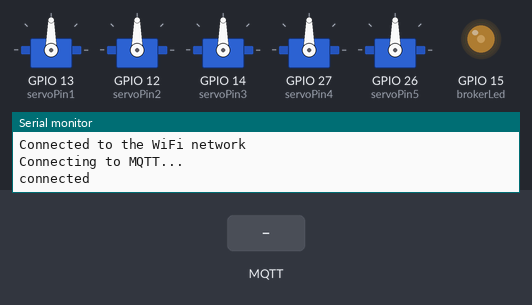
This sketch was run on a simulated ESP32. Parts: 5 × servo, output pins drawn as LEDs (lit = HIGH), the last lines printed to the serial monitor. Inputs (shaded band) come from the test bench. WiFi joins after 1.5 s; servers stay silent unless stated; no MQTT or app messages arrive unless stated.

Above: at 2.7 s.
2.8 s: MQTT message "1" arrives on the first subscribed topic
At 3.05 s:
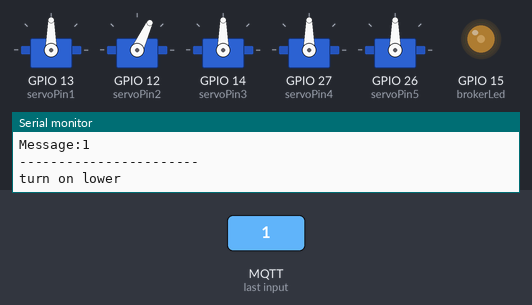
5.3 s: MQTT message "0" arrives on the first subscribed topic
At 5.7 s:
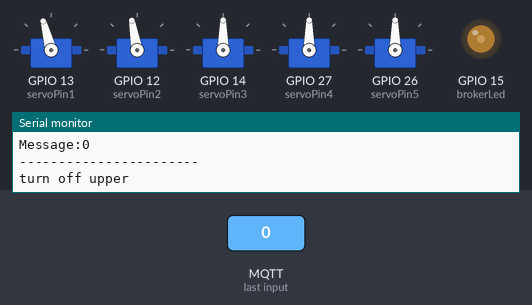
6.8 s: MQTT message "200" arrives on the first subscribed topic
At 8.0 s:
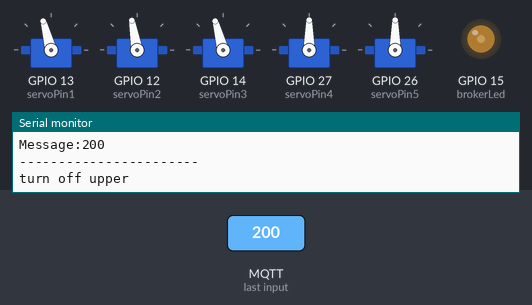
8.3 s: MQTT message "1" arrives on the first subscribed topic
At 8.55 s:
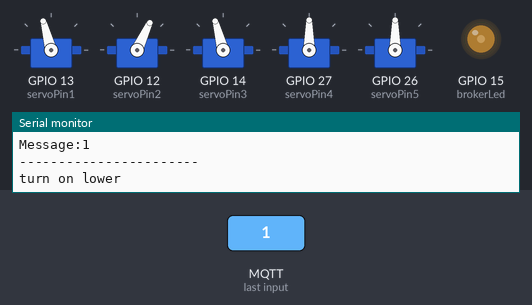
Timing chart, 0 to 11.3 s (numbered marks = the images above; inputs shaded):
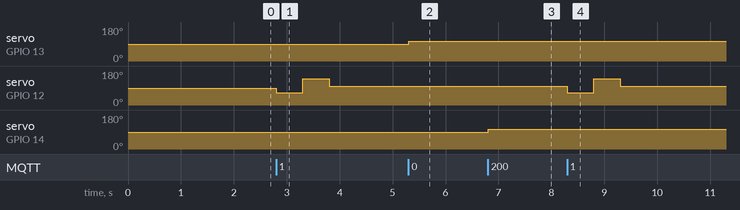

The sketch:

esp32code.ino
```cpp
  #include <WiFi.h>
  #include <PubSubClient.h>
  #include <ESP32Servo.h>

  WiFiClient espClient;
  PubSubClient client(espClient);

  const char TOPIC[9] = "switcher";
  const int TOTAL_NUMBER = 5;
  // servo motors and their working pins
  Servo servo1;
  Servo servo2;
  Servo servo3;
  Servo servo4;
  Servo servo5;

  Servo servos[5] = {servo1,servo2,servo3,servo4,servo5};

  const int servoPin1 = 13;
  const int servoPin2 = 12;
  const int servoPin3 = 14;
  const int servoPin4 = 27;
  const int servoPin5 = 26;

  int servoPins[5] = {servoPin1,servoPin2,servoPin3,servoPin4,servoPin5};

  // sensor pins
  int sens1 = 33;
  int sens2 = 32;
  int sens3 = 35;
  int sens4 = 34;
  int sens5 = 39;

  int sensors[] = {sens1,sens2,sens3,sens4,sens5};

  // the led which is turn on when esp is connected to the broker
  int brokerLed = 15;


  // wifi and broker data
  const char* ssid = "TP-LINK_5FEDE0";
  const char* password = "23604698";
  const char* mqttServer = "4.tcp.ngrok.io";
  const int mqttPort = 11716;
  const char* mqttUser = "junior";
  const char* mqttPassword = "project";

  boolean isChecking = false;

  static const int DELAY_FOR_RECONNECT_BROKER = 2000;
  static const int DELAY_FOR_RECONNECT_WIFI = 500;


  void setupWiFi(){
      WiFi.begin(ssid, password);
      while (WiFi.status() != WL_CONNECTED){
          delay(DELAY_FOR_RECONNECT_WIFI);
          Serial.println("Connecting to WiFi..");
      }
      Serial.println("Connected to the WiFi network");
  }


  void setUpServos(){
      ESP32PWM::allocateTimer(0);
      ESP32PWM::allocateTimer(1);
      ESP32PWM::allocateTimer(2);
      ESP32PWM::allocateTimer(3);
      for(int i = 0;i < TOTAL_NUMBER;i++){
        servos[i].setPeriodHertz(50);
        servos[i].attach(servoPins[i]);
      }
  }


  void setUpSensors(){
    for(int i = 0;i<TOTAL_NUMBER;i++){
      pinMode(sensors[i],INPUT);
    }
  }

  char readSensor(int n){
    double val  = analogRead(sensors[n]);
    if (val < 20) return '1';
    return '0';
  }

  void sendSensorData(){
    for(int i = 0;i<TOTAL_NUMBER;i++){
      char val[5];
      val[0] = 'c';
      val[4] = '\0';
      val[1] = '0' + i;
      val[2] = ':';
      val[3] = readSensor(i);
       client.publish(TOPIC,val);
    }
  }

  void reconnectToBroker(){
      while (!client.connected()) {
          Serial.println("Connecting to MQTT...");
          if (client.connect("ESP32Client", mqttUser, mqttPassword)){
              Serial.println("connected");
              client.publish("connect", "Esp32 devkit v1 is connected");
              analogWrite(brokerLed, 80); // show that esp is connected to the broker using blue led
          }else{
              Serial.print("failed with state ");
              Serial.println(client.state());
              delay(DELAY_FOR_RECONNECT_BROKER);
          }
      }
  }


  void callback(char* topic, byte* payload, unsigned int length){
      if((char)payload[0] == 'c') return;
      Serial.print("Message arrived in topic: ");
      Serial.println(topic);
      Serial.print("Message:");
      for (int i = 0; i < length; i++){
          Serial.print((char)payload[i]);
      }
      Serial.println();
      Serial.println("-----------------------");

      // temproray code, must be changed by main bussines logic
      char p[length];
      memcpy(p, payload, length);
      p[length] = NULL;
      String message(p);
      if(message == "sensors"){
            sendSensorData();
        return;
      }

      int index = message.substring(0,message.length()-2).toInt();
      int value = (message[message.length() - 1] - '0');

      if(index%2 == 0){
          if(value == 0){
            turnOffUpperServo(index);
          }else{
            turnOnUpperServo(index);
          }
      }else{
         if(value == 0){
            turnOffLowerServo(index);
         }else{
            turnOnLowerServo(index);
         }
      }

  }


  void setup(){
      // setup serial and all working pins on esp
      Serial.begin(115200);
      pinMode(brokerLed, OUTPUT);

      // servos
      setUpServos();

      // sensors
      setUpSensors();

      // wifi
      setupWiFi();

      // initialise client
      client.setServer(mqttServer, mqttPort);
      client.setCallback(callback);

      // connect to the broker
      reconnectToBroker();

      // subrscribe all topics
      client.subscribe(TOPIC);
  }


  void loop(){
      client.loop();
  }


 ////////////////// temproray methods but servo's angles are right ////////////////////
  void turnOnUpperServo(int i){
       Serial.println("turn on upper");
       servos[i].write(105);
       delay(500);
       servos[i].write(40);
       delay(500);
       servos[i].write(80);
  }


  void turnOffUpperServo(int i){
       Serial.println("turn off upper");
       servos[i].write(105);
  }


  void turnOnLowerServo(int i){
       Serial.println("turn on lower");
       servos[i].write(65);
       delay(500);
       servos[i].write(140);
       delay(500);
       servos[i].write(100);
  }


  void turnOffLowerServo(int i){
       Serial.println("turn off lower");
       servos[i].write(65);
  }
```

Measured:
- after the input at 2.8 s, servo on GPIO 12 (servoPin2): 90° → 65° at once, → 140° 0.50 s later, → 100° 0.50 s later
- after the input at 5.3 s, servo on GPIO 13 (servoPin1): 90° → 105° at once
- after the input at 6.8 s, servo on GPIO 14 (servoPin3): 90° → 105° at once
- after the input at 8.3 s, servo on GPIO 12 (servoPin2): 100° → 65° at once, → 140° 0.50 s later, → 100° 0.50 s later
